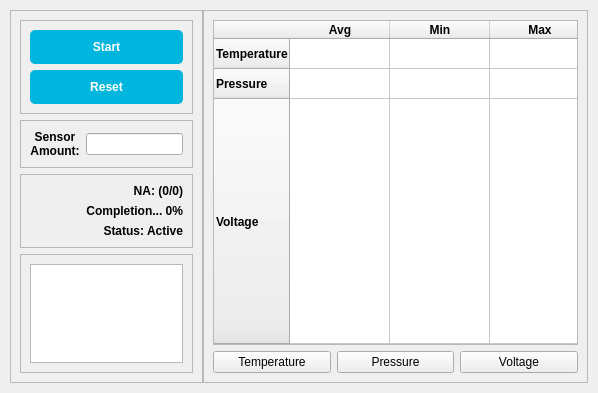
<?xml version="1.0" encoding="UTF-8"?>
<ui version="4.0">
 <class>MainWindow</class>
 <widget class="QMainWindow" name="MainWindow">
  <property name="geometry">
   <rect>
    <x>0</x>
    <y>0</y>
    <width>598</width>
    <height>393</height>
   </rect>
  </property>
  <property name="sizePolicy">
   <sizepolicy hsizetype="Expanding" vsizetype="Expanding">
    <horstretch>0</horstretch>
    <verstretch>0</verstretch>
   </sizepolicy>
  </property>
  <property name="windowTitle">
   <string>MainWindow</string>
  </property>
  <widget class="QWidget" name="centralwidget">
   <property name="sizePolicy">
    <sizepolicy hsizetype="Expanding" vsizetype="Expanding">
     <horstretch>0</horstretch>
     <verstretch>0</verstretch>
    </sizepolicy>
   </property>
   <layout class="QHBoxLayout" name="horizontalLayout_2" stretch="1,2">
    <property name="spacing">
     <number>0</number>
    </property>
    <property name="leftMargin">
     <number>10</number>
    </property>
    <property name="topMargin">
     <number>10</number>
    </property>
    <property name="rightMargin">
     <number>10</number>
    </property>
    <property name="bottomMargin">
     <number>10</number>
    </property>
    <item>
     <widget class="QFrame" name="frame">
      <property name="sizePolicy">
       <sizepolicy hsizetype="Expanding" vsizetype="Expanding">
        <horstretch>0</horstretch>
        <verstretch>0</verstretch>
       </sizepolicy>
      </property>
      <property name="frameShape">
       <enum>QFrame::Shape::StyledPanel</enum>
      </property>
      <property name="frameShadow">
       <enum>QFrame::Shadow::Raised</enum>
      </property>
      <layout class="QVBoxLayout" name="verticalLayout" stretch="1,1,1,5">
       <item>
        <widget class="QFrame" name="buttonsPanel">
         <property name="frameShape">
          <enum>QFrame::Shape::StyledPanel</enum>
         </property>
         <property name="frameShadow">
          <enum>QFrame::Shadow::Raised</enum>
         </property>
         <layout class="QVBoxLayout" name="verticalLayout_2" stretch="0,0">
          <item>
           <widget class="QPushButton" name="btnStart">
            <property name="sizePolicy">
             <sizepolicy hsizetype="Expanding" vsizetype="Expanding">
              <horstretch>0</horstretch>
              <verstretch>0</verstretch>
             </sizepolicy>
            </property>
            <property name="font">
             <font>
              <bold>true</bold>
             </font>
            </property>
            <property name="autoFillBackground">
             <bool>false</bool>
            </property>
            <property name="styleSheet">
             <string notr="true">background-color:  rgb(0, 181, 222);
color: white;
border-radius: 5px;
padding: 10px;</string>
            </property>
            <property name="text">
             <string>Start</string>
            </property>
           </widget>
          </item>
          <item>
           <widget class="QPushButton" name="btnReset">
            <property name="sizePolicy">
             <sizepolicy hsizetype="Expanding" vsizetype="Expanding">
              <horstretch>0</horstretch>
              <verstretch>0</verstretch>
             </sizepolicy>
            </property>
            <property name="font">
             <font>
              <bold>true</bold>
             </font>
            </property>
            <property name="styleSheet">
             <string notr="true">background-color:  rgb(0, 181, 222);
color: white;
border-radius: 5px;
padding: 10px;</string>
            </property>
            <property name="text">
             <string>Reset</string>
            </property>
           </widget>
          </item>
         </layout>
        </widget>
       </item>
       <item>
        <widget class="QFrame" name="frame_2">
         <property name="sizePolicy">
          <sizepolicy hsizetype="Expanding" vsizetype="Expanding">
           <horstretch>0</horstretch>
           <verstretch>0</verstretch>
          </sizepolicy>
         </property>
         <property name="frameShape">
          <enum>QFrame::Shape::StyledPanel</enum>
         </property>
         <property name="frameShadow">
          <enum>QFrame::Shadow::Raised</enum>
         </property>
         <layout class="QHBoxLayout" name="horizontalLayout" stretch="1,2">
          <item>
           <widget class="QLabel" name="sensorNumLbl">
            <property name="font">
             <font>
              <bold>true</bold>
             </font>
            </property>
            <property name="text">
             <string>Sensor Amount: </string>
            </property>
            <property name="scaledContents">
             <bool>true</bool>
            </property>
            <property name="alignment">
             <set>Qt::AlignmentFlag::AlignCenter</set>
            </property>
            <property name="wordWrap">
             <bool>true</bool>
            </property>
            <property name="margin">
             <number>0</number>
            </property>
           </widget>
          </item>
          <item>
           <widget class="QLineEdit" name="SensorAmountTxt">
            <property name="text">
             <string/>
            </property>
           </widget>
          </item>
         </layout>
        </widget>
       </item>
       <item>
        <widget class="QFrame" name="frame_4">
         <property name="frameShape">
          <enum>QFrame::Shape::StyledPanel</enum>
         </property>
         <property name="frameShadow">
          <enum>QFrame::Shadow::Raised</enum>
         </property>
         <layout class="QVBoxLayout" name="verticalLayout_3" stretch="0,0,0">
          <item>
           <widget class="QLabel" name="LBLProcess">
            <property name="font">
             <font>
              <bold>true</bold>
             </font>
            </property>
            <property name="text">
             <string>NA: (0/0)</string>
            </property>
            <property name="alignment">
             <set>Qt::AlignmentFlag::AlignRight|Qt::AlignmentFlag::AlignTrailing|Qt::AlignmentFlag::AlignVCenter</set>
            </property>
           </widget>
          </item>
          <item>
           <widget class="QLabel" name="LBLProgressPercent">
            <property name="font">
             <font>
              <bold>true</bold>
             </font>
            </property>
            <property name="text">
             <string>Completion... 0%</string>
            </property>
            <property name="alignment">
             <set>Qt::AlignmentFlag::AlignRight|Qt::AlignmentFlag::AlignTrailing|Qt::AlignmentFlag::AlignVCenter</set>
            </property>
           </widget>
          </item>
          <item>
           <widget class="QLabel" name="LblStatus">
            <property name="font">
             <font>
              <bold>true</bold>
             </font>
            </property>
            <property name="text">
             <string>Status: Active</string>
            </property>
            <property name="alignment">
             <set>Qt::AlignmentFlag::AlignRight|Qt::AlignmentFlag::AlignTrailing|Qt::AlignmentFlag::AlignVCenter</set>
            </property>
           </widget>
          </item>
         </layout>
        </widget>
       </item>
       <item>
        <widget class="QFrame" name="frame_6">
         <property name="frameShape">
          <enum>QFrame::Shape::StyledPanel</enum>
         </property>
         <property name="frameShadow">
          <enum>QFrame::Shadow::Raised</enum>
         </property>
         <layout class="QVBoxLayout" name="verticalLayout_5">
          <item>
           <widget class="QListView" name="listView"/>
          </item>
         </layout>
        </widget>
       </item>
      </layout>
     </widget>
    </item>
    <item>
     <widget class="QFrame" name="frame_5">
      <property name="sizePolicy">
       <sizepolicy hsizetype="Expanding" vsizetype="Expanding">
        <horstretch>0</horstretch>
        <verstretch>0</verstretch>
       </sizepolicy>
      </property>
      <property name="frameShape">
       <enum>QFrame::Shape::StyledPanel</enum>
      </property>
      <property name="frameShadow">
       <enum>QFrame::Shadow::Raised</enum>
      </property>
      <layout class="QVBoxLayout" name="verticalLayout_4" stretch="1,3">
       <item>
        <widget class="QTableWidget" name="SensorTable">
         <property name="sizePolicy">
          <sizepolicy hsizetype="Expanding" vsizetype="Expanding">
           <horstretch>0</horstretch>
           <verstretch>0</verstretch>
          </sizepolicy>
         </property>
         <property name="font">
          <font>
           <italic>false</italic>
           <bold>true</bold>
           <underline>false</underline>
           <strikeout>false</strikeout>
          </font>
         </property>
         <property name="lineWidth">
          <number>0</number>
         </property>
         <property name="midLineWidth">
          <number>0</number>
         </property>
         <property name="verticalScrollBarPolicy">
          <enum>Qt::ScrollBarPolicy::ScrollBarAlwaysOff</enum>
         </property>
         <property name="horizontalScrollBarPolicy">
          <enum>Qt::ScrollBarPolicy::ScrollBarAlwaysOff</enum>
         </property>
         <property name="sizeAdjustPolicy">
          <enum>QAbstractScrollArea::SizeAdjustPolicy::AdjustToContents</enum>
         </property>
         <property name="autoScroll">
          <bool>true</bool>
         </property>
         <property name="autoScrollMargin">
          <number>0</number>
         </property>
         <property name="gridStyle">
          <enum>Qt::PenStyle::SolidLine</enum>
         </property>
         <property name="sortingEnabled">
          <bool>false</bool>
         </property>
         <attribute name="horizontalHeaderVisible">
          <bool>true</bool>
         </attribute>
         <attribute name="horizontalHeaderCascadingSectionResizes">
          <bool>false</bool>
         </attribute>
         <attribute name="horizontalHeaderShowSortIndicator" stdset="0">
          <bool>false</bool>
         </attribute>
         <attribute name="horizontalHeaderStretchLastSection">
          <bool>true</bool>
         </attribute>
         <attribute name="verticalHeaderCascadingSectionResizes">
          <bool>false</bool>
         </attribute>
         <attribute name="verticalHeaderShowSortIndicator" stdset="0">
          <bool>false</bool>
         </attribute>
         <attribute name="verticalHeaderStretchLastSection">
          <bool>true</bool>
         </attribute>
         <row>
          <property name="text">
           <string>Temperature</string>
          </property>
         </row>
         <row>
          <property name="text">
           <string>Pressure</string>
          </property>
         </row>
         <row>
          <property name="text">
           <string>Voltage</string>
          </property>
         </row>
         <column>
          <property name="text">
           <string>Avg</string>
          </property>
         </column>
         <column>
          <property name="text">
           <string>Min</string>
          </property>
         </column>
         <column>
          <property name="text">
           <string>Max</string>
          </property>
         </column>
        </widget>
       </item>
       <item>
        <layout class="QVBoxLayout" name="content" stretch="6,1">
         <item>
          <layout class="QVBoxLayout" name="chartHolder"/>
         </item>
         <item>
          <layout class="QHBoxLayout" name="chartNav">
           <item>
            <widget class="QPushButton" name="BtnTempChart">
             <property name="text">
              <string>Temperature</string>
             </property>
            </widget>
           </item>
           <item>
            <widget class="QPushButton" name="BtnPressChart">
             <property name="text">
              <string>Pressure</string>
             </property>
            </widget>
           </item>
           <item>
            <widget class="QPushButton" name="BtnVoltageChart">
             <property name="text">
              <string>Voltage</string>
             </property>
            </widget>
           </item>
          </layout>
         </item>
        </layout>
       </item>
      </layout>
     </widget>
    </item>
   </layout>
  </widget>
 </widget>
 <resources/>
 <connections/>
</ui>
